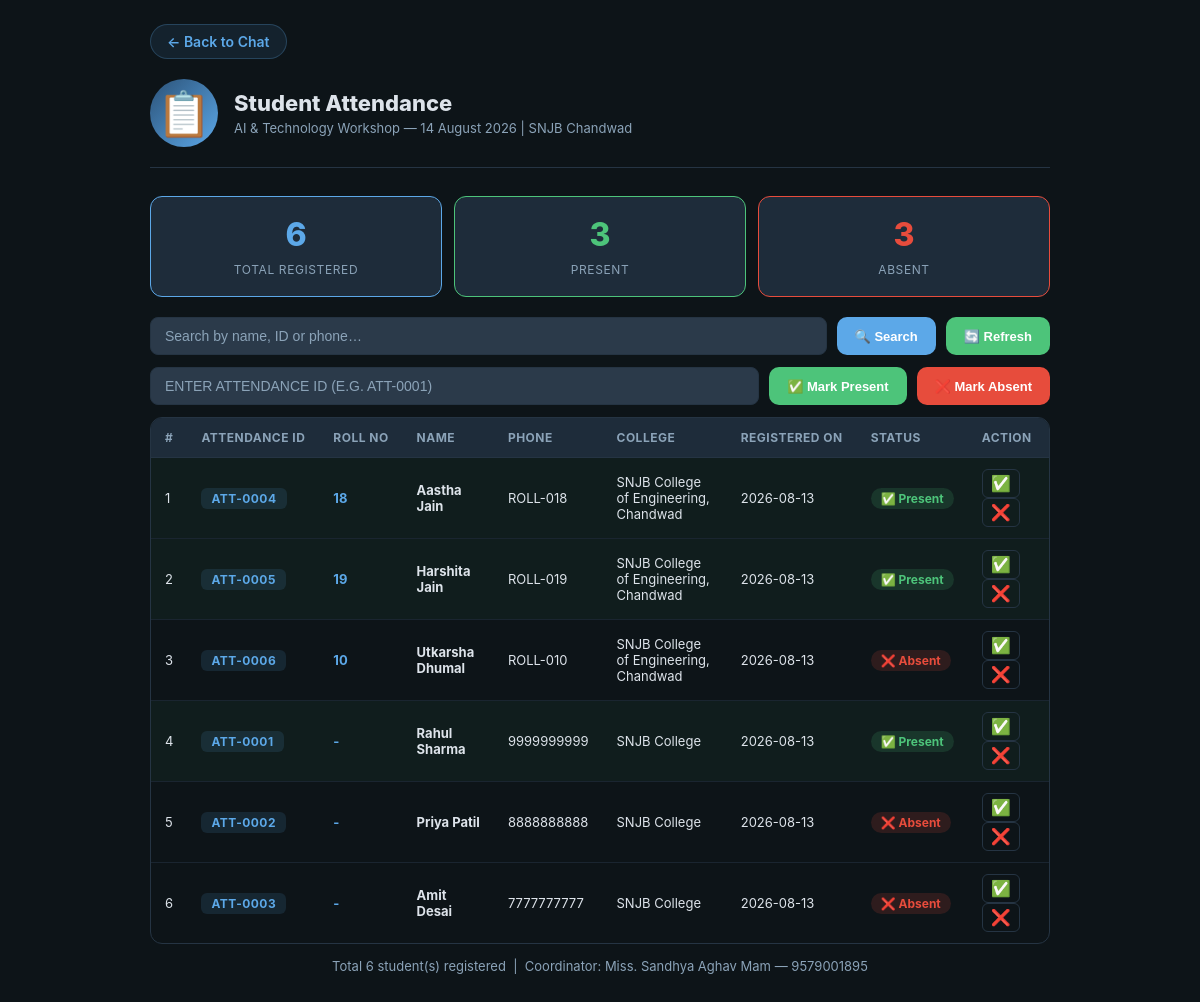
The app's page /attendance with its own data.
### tables this page shows
CREATE TABLE registrations (
            attendance_id   TEXT PRIMARY KEY,
            name            TEXT NOT NULL,
            email           TEXT NOT NULL,
            phone           TEXT NOT NULL,
            college         TEXT NOT NULL,
            present         INTEGER DEFAULT 0,
            registered_at   TEXT NOT NULL
        , roll_no TEXT DEFAULT blank, team_id TEXT DEFAULT '-', team_name TEXT DEFAULT '-', team_type TEXT DEFAULT '-');

### app.py (the view)
@app.route("/attendance")
def page_attendance():
    students = bot.get_all_students()
    total    = len(students)
    present  = sum(1 for s in students if s["present"] == 1)
    return render_template("attendance.html", students=students, total=total, present=present, absent=total-present)

### bot.py (called while the page is built)
def get_all_students():
    conn = sqlite3.connect(DB_FILE)
    conn.row_factory = sqlite3.Row
    c    = conn.cursor()
    c.execute("SELECT * FROM registrations ORDER BY registered_at DESC")
    rows = [dict(r) for r in c.fetchall()]
    conn.close()
    return rows

### templates/attendance.html (shortened to what this page needs)
<!DOCTYPE html>
<html lang="en">
<head>
  <link rel="stylesheet" href="/static/style.css"/>
  <link rel="stylesheet" href="/static/pages.css"/>
</head>
<body class="page-body">
  <div class="page-wrap" style="max-width:900px;">
    <a class="back-btn" href="/">← Back to Chat</a>
    <div class="page-header">
      <span class="page-icon">📋</span>
      <div>
        <h1>Student Attendance</h1>
        <p>AI &amp; Technology Workshop — 14 August 2026 | SNJB Chandwad</p>
      </div>
    </div>
    <div class="att-stats">
      <div class="att-stat-card total">
        <span class="att-stat-num">{{ total }}</span>
        <span class="att-stat-label">Total Registered</span>
      </div>
      <div class="att-stat-card present">
        <span class="att-stat-num">{{ present }}</span>
        <span class="att-stat-label">Present</span>
      </div>
      <div class="att-stat-card absent">
        <span class="att-stat-num">{{ absent }}</span>
        <span class="att-stat-label">Absent</span>
      </div>
    </div>
    <div class="att-search-row">
      <input type="text" id="searchInput" placeholder="Search by name, ID or phone…" />
      <button class="page-btn" id="searchBtn">🔍 Search</button>
      <button class="page-btn" style="background:#4dc47a;" id="refreshBtn" onclick="location.reload()">🔄 Refresh</button>
    </div>
    <div class="att-mark-row">
      <input type="text" id="markId" placeholder="Enter Attendance ID (e.g. ATT-0001)" style="text-transform:uppercase"/>
      <button class="page-btn" style="background:#4dc47a;" onclick="markStudent('present')">✅ Mark Present</button>
      <button class="page-btn" style="background:#e74c3c;" onclick="markStudent('absent')">❌ Mark Absent</button>
    </div>
    <div class="att-table-wrap">
      <table class="att-table" id="studentsTable">
        <thead>
          <tr>
            <th>#</th>
            <th>Attendance ID</th>
            <th>Roll No</th>
            <th>Name</th>
            <th>Phone</th>
            <th>College</th>
            <th>Registered On</th>
            <th>Status</th>
            <th>Action</th>
          </tr>
        </thead>
        <tbody id="tableBody">
          {% for s in students %}
          <tr class="student-row {{ 'row-present' if s.present == 1 else 'row-absent' }}" data-id="{{ s.attendance_id }}" data-name="{{ s.name }}" data-phone="{{ s.phone }}">
            <td>{{ loop.index }}</td>
            <td><span class="att-id-badge">{{ s.attendance_id }}</span></td>
            <td><strong style="color:var(--tg-accent)">{{ s.roll_no if s.roll_no and s.roll_no != 'blank' else '-' }}</strong></td>
            <td><strong>{{ s.name }}</strong></td>
            <td>{{ s.phone }}</td>
            <td>{{ s.college }}</td>
            <td>{{ s.registered_at[:10] }}</td>
            <td>
              <span class="status-badge {{ 'status-present' if s.present == 1 else 'status-absent' }}">
                {{ '✅ Present' if s.present == 1 else '❌ Absent' }}
              </span>
            </td>
            <td>
              <button class="att-action-btn present-btn" onclick="quickMark('{{ s.attendance_id }}', 'present')">✅</button>
              <button class="att-action-btn absent-btn"  onclick="quickMark('{{ s.attendance_id }}', 'absent')">❌</button>
            </td>
          </tr>
          {% else %}
          <tr><td colspan="8" style="text-align:center;padding:32px;color:var(--tg-muted)">No students registered yet.</td></tr>
          {% endfor %}
        </tbody>
      </table>
    </div>
    <div style="text-align:center;margin-top:14px;font-size:13px;color:var(--tg-muted)">
      Total {{ total }} student(s) registered &nbsp;|&nbsp; Coordinator: Miss. Sandhya Aghav Mam — 9579001895
    </div>
  </div>
</body>
</html>

### static/style.css (style rules this page uses)
*, *::before, *::after { box-sizing: border-box; margin: 0; padding: 0; }
:root { --tg-bg: #1e2c3a; --tg-sidebar: #162330; --tg-chat-bg: #17212b; --tg-header: #1e2c3a; --tg-input-bg: #2b3a4a; --tg-bot-msg: #182533; --tg-user-msg: #2b5278; --tg-accent: #5ca8e8; --tg-accent2: #3a8fd6; --tg-text: #dde3ea; --tg-muted: #8ba3b8; --tg-border: #253443; --tg-success: #4dc47a; --tg-gold: #f0c040; --tg-silver: #b0bec5; --tg-bronze: #cd7f32; --radius: 12px; --radius-sm: 8px; --shadow: 0 8px 32px rgba(0,0,0,.45); }
html, body { height: 100%; font-family: -apple-system, "Segoe UI", system-ui, sans-serif; background: #0d1418; color: var(--tg-text); overflow: hidden; }

### static/pages.css (style rules this page uses)
body.page-body { background: #0d1418; min-height: 100vh; font-family: -apple-system, "Segoe UI", system-ui, sans-serif; color: #dde3ea; padding: 24px 16px 48px; }
.page-wrap { max-width: 680px; margin: 0 auto; }
.back-btn { display: inline-flex; align-items: center; gap: 6px; color: #5ca8e8; text-decoration: none; font-size: 14px; font-weight: 600; margin-bottom: 20px; padding: 8px 16px; background: rgba(92,168,232,.1); border: 1px solid rgba(92,168,232,.25); border-radius: 20px; transition: background .2s; }
.page-header { display: flex; align-items: center; gap: 16px; margin-bottom: 28px; padding-bottom: 20px; border-bottom: 1px solid #253443; }
.page-icon { font-size: 44px; background: linear-gradient(135deg, #2b5278, #5ca8e8); width: 68px; height: 68px; border-radius: 50%; display: flex; align-items: center; justify-content: center; flex-shrink: 0; }
.page-header h1 { font-size: 22px; font-weight: 800; margin-bottom: 4px; }
.page-header p { font-size: 13px; color: #8ba3b8; }
.page-btn { display: block; width: 100%; background: #5ca8e8; border: none; color: #fff; font-size: 15px; font-weight: 700; padding: 13px; border-radius: 10px; cursor: pointer; text-align: center; transition: background .2s, transform .15s; margin-top: 8px; }
.att-stats { display: grid; grid-template-columns: repeat(3,1fr); gap: 12px; margin-bottom: 20px; }
.att-stat-card { background: #1e2c3a; border: 1px solid #253443; border-radius: 12px; padding: 18px; text-align: center; }
.att-stat-card.total { border-color: #5ca8e8; }
.att-stat-card.present { border-color: #4dc47a; }
.att-stat-card.absent { border-color: #e74c3c; }
.att-stat-num { display: block; font-size: 32px; font-weight: 800; margin-bottom: 4px; }
.att-stat-card.total .att-stat-num { color: #5ca8e8; }
.att-stat-card.present .att-stat-num { color: #4dc47a; }
.att-stat-card.absent .att-stat-num { color: #e74c3c; }
.att-stat-label { font-size: 12px; color: #8ba3b8; text-transform: uppercase; letter-spacing: .05em; }
.att-search-row, .att-mark-row { display: flex; gap: 10px; margin-bottom: 12px; flex-wrap: wrap; }
.att-search-row input, .att-mark-row input { flex: 1; min-width: 180px; background: #2b3a4a; border: 1px solid #253443; color: #dde3ea; font-size: 14px; padding: 10px 14px; border-radius: 8px; outline: none; transition: border-color .2s; }
.att-search-row input::placeholder, .att-mark-row input::placeholder { color: #8ba3b8; }
.att-search-row .page-btn, .att-mark-row .page-btn { width: auto; margin-top: 0; padding: 10px 18px; font-size: 13px; }
.att-table-wrap { overflow-x: auto; border-radius: 12px; border: 1px solid #253443; margin-bottom: 12px; }
.att-table { width: 100%; border-collapse: collapse; font-size: 13px; }
.att-table thead th { background: #1e2c3a; padding: 12px 14px; text-align: left; font-size: 12px; font-weight: 700; text-transform: uppercase; letter-spacing: .04em; color: #8ba3b8; border-bottom: 1px solid #253443; white-space: nowrap; }
.att-table tbody td { padding: 11px 14px; border-bottom: 1px solid #1a2530; vertical-align: middle; }
.att-table tbody tr:last-child td { border-bottom: none; }
.row-present { background: rgba(77,196,122,.05); }
.row-absent { background: transparent; }
.att-id-badge { background: rgba(92,168,232,.12); color: #5ca8e8; font-weight: 700; padding: 3px 10px; border-radius: 6px; font-size: 12px; letter-spacing: .04em; }
.status-badge { padding: 3px 10px; border-radius: 12px; font-size: 12px; font-weight: 700; white-space: nowrap; }
.status-present { background: rgba(77,196,122,.15); color: #4dc47a; }
.status-absent { background: rgba(231,76,60,.15); color: #e74c3c; }
.att-action-btn { background: none; border: 1px solid #253443; color: #8ba3b8; font-size: 16px; padding: 4px 8px; border-radius: 6px; cursor: pointer; transition: background .15s; }

### records on screen
registrations: attendance_id "ATT-0004", roll_no "18", name "Aastha Jain", phone "ROLL-018", college "SNJB College of Engineering, Chandwad", registered_at "2026-08-13", present "✅ Present"
registrations: attendance_id "ATT-0005", roll_no "19", name "Harshita Jain", phone "ROLL-019", college "SNJB College of Engineering, Chandwad", registered_at "2026-08-13", present "✅ Present"
registrations: attendance_id "ATT-0006", roll_no "10", name "Utkarsha Dhumal", phone "ROLL-010", college "SNJB College of Engineering, Chandwad", registered_at "2026-08-13", present "❌ Absent"
registrations: attendance_id "ATT-0001", roll_no "-", name "Rahul Sharma", phone "9999999999", college "SNJB College", registered_at "2026-08-13", present "✅ Present"
registrations: attendance_id "ATT-0002", roll_no "-", name "Priya Patil", phone "8888888888", college "SNJB College", registered_at "2026-08-13", present "❌ Absent"
registrations: attendance_id "ATT-0003", roll_no "-", name "Amit Desai", phone "7777777777", college "SNJB College", registered_at "2026-08-13", present "❌ Absent"

### other values on screen
{{ total }} "6"
{{ present }} "3"
{{ absent }} "3"
